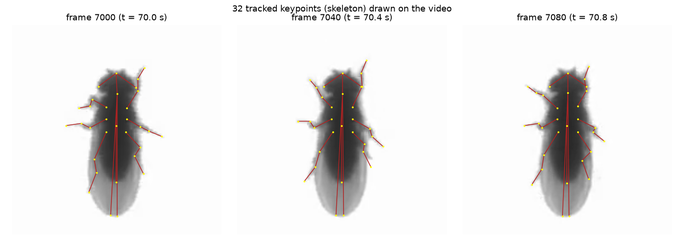
#> input picture 01_method_fly/figures/summary/1_skeleton.png, 684 x 242 px, shrunk from 1430 x 506 before the run
$ python summary_page_deck.py
#> lines starting #> are read from the running program, lines starting #| are printed output that depends on the picture
"""Deck-styled version of the stage 1 overview page (same content as summary_page.py):
light background, white cards, blue accents and a blue pipeline band, like the title and Data slides."""
import os
import matplotlib
matplotlib.use("Agg")
import matplotlib.pyplot as plt
from matplotlib.patches import FancyBboxPatch, Circle

plt.rcParams["font.family"] = ["Montserrat", "Avenir Next", "Helvetica Neue", "Arial", "DejaVu Sans"]

HERE = os.path.dirname(os.path.dirname(os.path.abspath(__file__)))   # 01_method_fly/
ROOT = os.path.dirname(HERE)                                         # repository root
OUT = os.path.join(HERE, "figures", "working")
SUMMARY = os.path.join(HERE, "figures", "summary")
BG, NAVY, BLUE, ORANGE, GREY = "#DDEAF8", "#0F1B3D", "#1862D6", "#E4694F", "#5A6478"

steps = [
    ("Pose tracking", "1_skeleton.png",
     "Keypoints on every video frame\n(fly: 32 points, 100 fps)"),
    ("Egocentric representation", "2_angles.png",
     "Joint angles instead of x/y positions: independent of\nwhere the animal is or faces (32 points → 22 angles)"),
    ("PCA", "3_pca.png",
     "Angles that move together are merged\n22 angles → 13 main movement patterns (95% of variance)"),
    ("Wavelet transform", "4_wavelet.png",
     "Posture over time → how much slow and fast movement\n13 patterns × 25 frequencies = 325 numbers per frame"),
    ("UMAP embedding", "5_umap.png",
     "325 numbers → one point on a 2-D map\nSimilar movement = nearby points; peaks = frequent behaviors"),
    ("Watershed regions", "6_regions.png",
     "Map cut into 12 regions = candidate behaviors\nEach frame gets a region label → time per behavior, ethogram"),
]

W, H = 19.2, 10.8
fig = plt.figure(figsize=(W, H), facecolor=BG)
bg = fig.add_axes([0, 0, 1, 1]); bg.set_xlim(0, 1); bg.set_ylim(0, 1); bg.axis("off")

fig.text(0.04, 0.935, "Notebook 01: from video to behavior map", fontsize=34, weight="bold", color=NAVY, va="center")
fig.text(0.04, 0.885, "MotionMapper pipeline  ·  No manual labels: behaviors are discovered from the movement itself,"
         " then named by watching example clips", fontsize=15, color=GREY, va="center")
bg.add_patch(FancyBboxPatch((0.04, 0.855), 0.07, 0.006, boxstyle="round,pad=0,rounding_size=0.003", fc=ORANGE, ec="none"))

mx, gap, top, ch, rgap = 0.04, 0.018, 0.835, 0.335, 0.025
cw = (1 - 2 * mx - 2 * gap) / 3
for i, (title, img, cap) in enumerate(steps):
    r, c = divmod(i, 3)
    x = mx + c * (cw + gap)
    y = top - ch - r * (ch + rgap)
    bg.add_patch(FancyBboxPatch((x + 0.002, y - 0.004), cw, ch, boxstyle="round,pad=0,rounding_size=0.012",
                                fc="#BFD0E6", ec="none"))                      # soft shadow
    bg.add_patch(FancyBboxPatch((x, y), cw, ch, boxstyle="round,pad=0,rounding_size=0.012", fc="white", ec="none"))
    cx, cy = x + 0.022, y + ch - 0.037
    bg.add_patch(Circle((cx, cy), 0.0155, fc=BLUE, ec="none", transform=bg.transData))
    fig.text(cx, cy, str(i + 1), color="white", fontsize=15, weight="bold", ha="center", va="center")
    fig.text(cx + 0.024, cy, title, color=NAVY, fontsize=18, weight="bold", va="center")
    ax = fig.add_axes([x + 0.012, y + 0.085, cw - 0.024, ch - 0.145])
    ax.imshow(plt.imread(os.path.join(SUMMARY, img))); ax.axis("off"); ax.set_anchor("C")
    fig.text(x + 0.016, y + 0.04, cap, fontsize=11.5, color=GREY, va="center", linespacing=1.45)

bg.add_patch(FancyBboxPatch((0.04, 0.025), 0.92, 0.075, boxstyle="round,pad=0,rounding_size=0.02", fc=BLUE, ec="none"))
fig.text(0.5, 0.0625, "32 keypoints  →  22 angles  →  13 PCA modes  →  325 wavelet features  →  2-D map  →  12 behavior regions",
         fontsize=18, weight="bold", color="white", ha="center", va="center")
fig.savefig(os.path.join(OUT, "21_overview_deck_blue.png"), dpi=100, facecolor=BG)
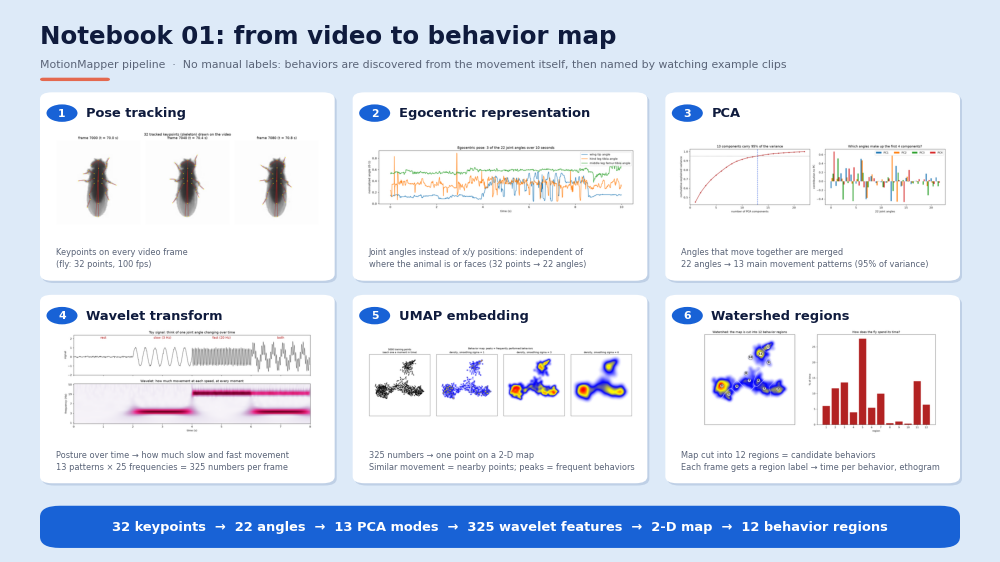
#> figure drawn by matplotlib, 7 panels
print("saved 21_overview_deck_blue.png")
